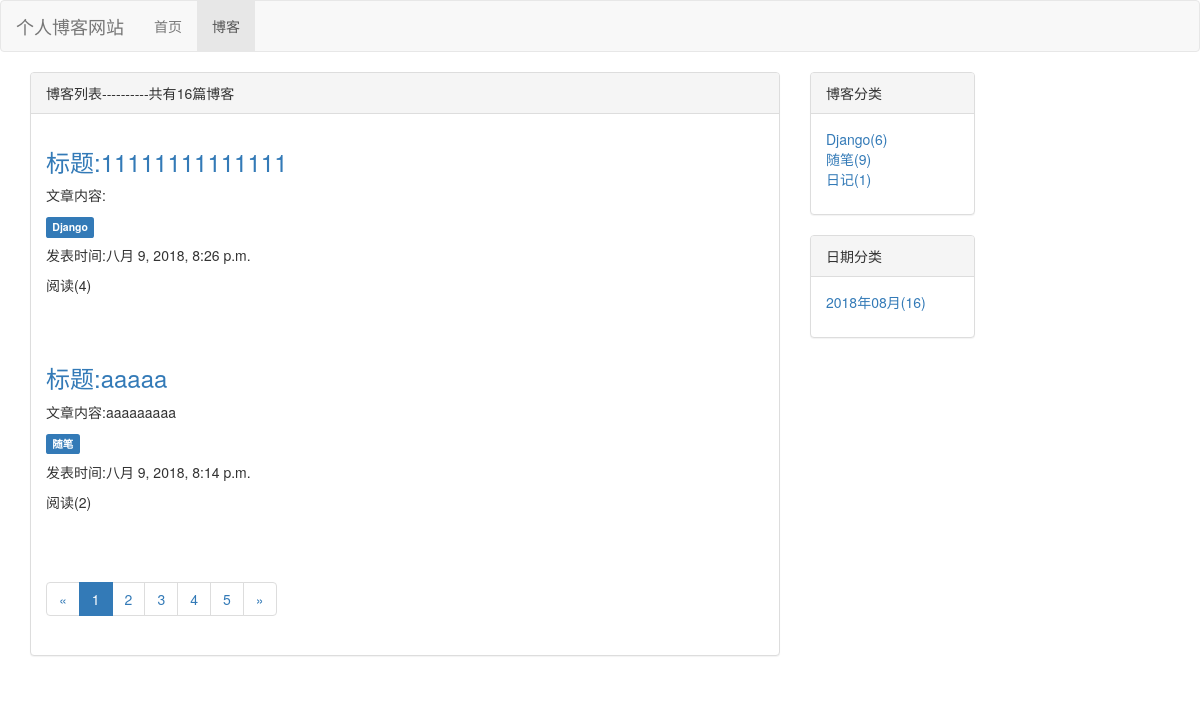
Screenshot of /blog/ with the database file from the repository.
### blog/models.py (models this page shows, shortened)
class Blog(models.Model):
    title = models.CharField(max_length=30)
    content = RichTextUploadingField()
    author = models.ForeignKey(User,on_delete=models.DO_NOTHING)
    create_time = models.DateTimeField(auto_now_add=True)
    readed_num = models.IntegerField(default=0)
    last_updated_time = models.DateTimeField(auto_now=True)
    blog_type = models.ForeignKey(BlogType,on_delete=models.DO_NOTHING)
    class Meta:
        ordering = ['-create_time']

class BlogType(models.Model):
    type_name = models.CharField(max_length=15)

### blog/views.py (the view)
# urls.py: path('',views.blog_list,name='blog_list'),                                   #博客首页
def blog_list(request):
    if not cache.get('blog_all_list'):
        blog_all_list = Blog.objects.all()
        cache.set('blog_all_list',blog_all_list,3600)
    blog_all_list = Blog.objects.all()
    context = common_func(request,blog_all_list)
    return render(request,'blog/blog_list.html',context)

### templates/blog/blog_list.html (shortened to what this page needs)
{% extends 'base.html' %}
{% load staticfiles %}
{% block nav_blog_active %}
    active
{% endblock %}
{% block content %}
<div class="container">
        <div class="row">
            <div class="col-sm-8 col-md-8">
                <div class="panel panel-default">
                <div class="panel-heading">博客列表----------共有{{ blogs_count }}篇博客</div>
                <div class="panel-body">
                {% for blog in blogs %}
                    <a href="{% url 'blog.detail' blog.id %}"><h3>标题:{{ blog.title }}</h3></a>
                    <p>文章内容:{{ blog.content|striptags|truncatechars:30 }}</p>
                    <p><a href="{% url 'blogs_with_type' blog.blog_type.id %}"><span class="label label-primary">{{ blog.blog_type.type_name }}</span></a></p>
                    <p>发表时间:{{ blog.create_time }}</p>
                    <p>阅读({{ blog.readed_num }})</p>
                    <br><br>
                    {% empty %}
                    <p>---暂无博客 敬请期待---</p>
                {% endfor %}
                <div aria-label="Page navigation">
                      <ul class="pagination">
                        <li>
                            {% if page_of_blogs.has_previous %}
                                <a href="?page={{ page_of_blogs.previous_page_number }}" aria-label="Previous">
                                    <span aria-hidden="true">&laquo;</span>
                                </a>
                            {% else %}
                                <span aria-hidden="true">&laquo;</span>
                            {% endif %}
                        </li>
                        {% for page_num in page_range %}
                            {% if page_num == page_of_blogs.number %}
                                <li class="active"><a href="?page={{ page_num }}">{{ page_num }}</a></li>
                            {% else %}
                                <li><a href="?page={{ page_num }}">{{ page_num }}</a></li>
                            {% endif %}
                        {% endfor %}
                        <li>
                            {% if page_of_blogs.has_next %}
                            <a href="?page={{ page_of_blogs.next_page_number }}" aria-label="Next">
                                <span aria-hidden="true">&raquo;</span>
                            </a>
                            {% else %}
                                <span aria-hidden="true">&raquo;</span>
                            {% endif %}
                        </li>
                      </ul>
                    </div>
            </div>
            </div>
            </div>
<div class="col-sm-4 col-md-4 col-lg-2">
    <div class="panel panel-default">
        <div class="panel-heading">博客分类</div>
        <div class="panel-body">
            <ul style="list-style-type: none;padding-inline-start: 0px;">
                {% for blog_type in blog_types %}
                    <li>
                        <a href="{% url 'blogs_with_type' blog_type.id %}">
                            {{ blog_type.type_name }}({{ blog_type.blog_count }})
                        </a>
                        {% empty %}
                        <li>暂无博客</li>
                    </li>
                {% endfor %}
            </ul>
        </div>
    </div>
    <div class="panel panel-default">
        <div class="panel-heading">日期分类</div>
        <div class="panel-body">
            <ul style="list-style-type: none;padding-inline-start: 0px;">
                {% for blog_date,blog_count in blog_dates.items %}
                    <li>
                        <a href="{% url 'blogs_with_dates' blog_date.year blog_date.month  %}">
                            {{ blog_date|date:'Y年m月' }}({{ blog_count }})
                        </a>
                    </li>
                    {% empty %}
                        <li>暂无博客</li>
                {% endfor %}
            </ul>
        </div>
    </div>
</div>
    </div>
</div>
{% endblock %}

### templates/base.html (shortened to what this page needs)
<!doctype html>
<html lang="zh-CN">
<head>
    <link rel="stylesheet" href="/static/bootstrap-3.3.7/css/bootstrap.min.css">
</head>
<body>
<div class="navbar navbar-default" role="navigation">
    <div class="container-fluid">
        <div class="navbar-header">
            <a class="navbar-brand" href="{% url 'home' %}">个人博客网站</a>
        </div>
        <div class="collapse navbar-collapse" id="navbar-collapse">
            <ul class="nav navbar-nav">
            <li class="{% block nav_home_active %}{% endblock %}"><a href="/">首页</a></li>
            <li class="{% block nav_blog_active %}{% endblock %}"><a href="{% url 'blog_list' %}">博客</a></li>
            </ul>
        </div>
    </div>
</div>
{% block content %}{% endblock %}
</body>
</html>

### rows the page displays
Blog: title "11111111111111", blog_type.type_name "Django", create_time "八月 9, 2018, 8:26 p.m.", readed_num "4"
Blog: title "aaaaa", content "aaaaaaaaa", blog_type.type_name "随笔", create_time "八月 9, 2018, 8:14 p.m.", readed_num "2"
BlogType: type_name "Django", blog_count "6"
BlogType: type_name "随笔", blog_count "9"
BlogType: type_name "日记", blog_count "1"

### other values shown
{{ blogs_count }} "16"
{{ page_num }} "1"
{{ page_num }} "2" "3" "4" "5"
{{ blog_date|date:'Y年m月' }} "2018年08月"
{{ blog_count }} "16"
